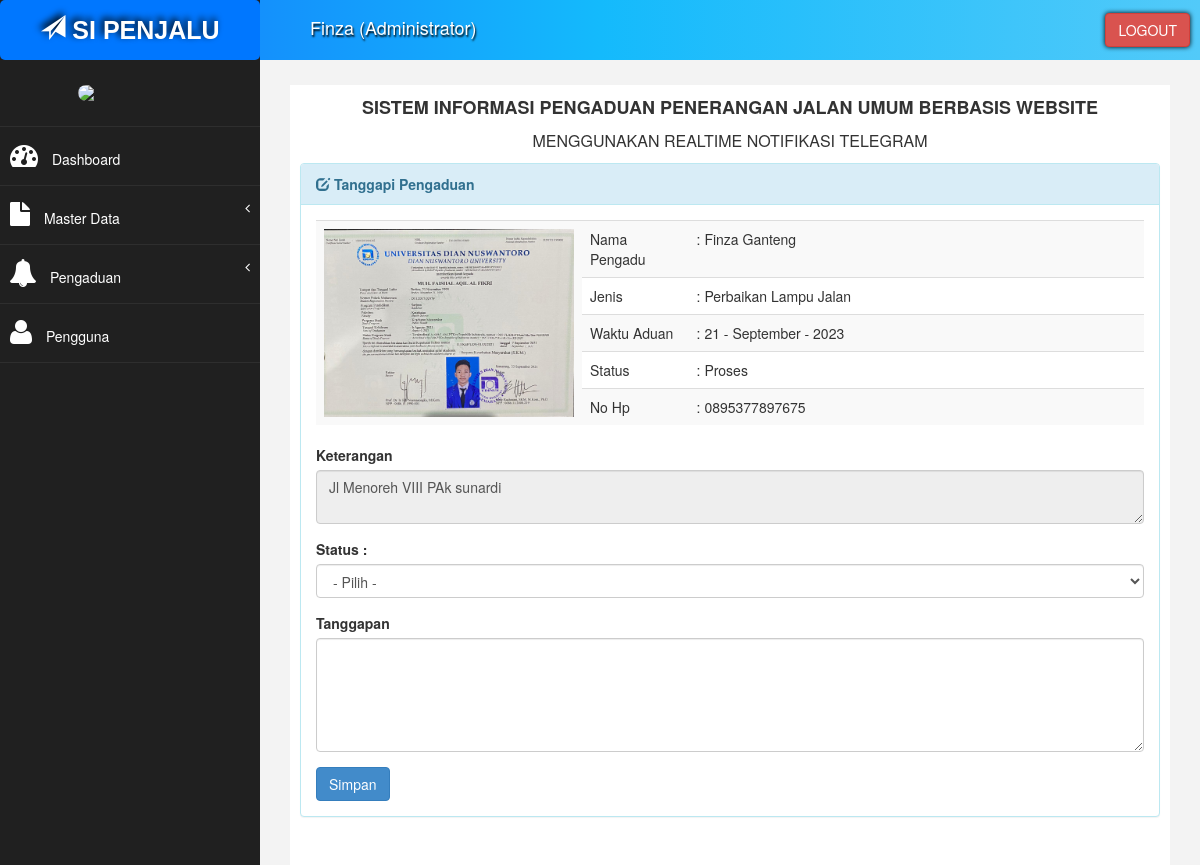
/index?page=aduan_kelola&kode=71 (signed in), run on the app's committed database.
### tables this page shows
CREATE TABLE `tb_pengaduan` (
  `id_pengaduan` int(11) NOT NULL,
  `judul` varchar(100) NOT NULL,
  `no_telpon` varchar(100) NOT NULL,
  `jenis` int(11) NOT NULL,
  `alamat` varchar(100) NOT NULL,
  `keterangan` text NOT NULL,
  `foto` varchar(300) NOT NULL,
  `waktu_aduan` datetime NOT NULL DEFAULT current_timestamp(),
  `status` varchar(20) DEFAULT 'Proses',
  `tanggapan` text DEFAULT NULL,
  `author` varchar(50) NOT NULL,
  `lat` double(10,6) NOT NULL,
  `lng` double(10,6) NOT NULL
);

CREATE TABLE `tb_jenis` (
  `id_jenis` int(11) NOT NULL,
  `jenis` varchar(30) NOT NULL
);

### admin/aduan/adu_ubah.php (the view, shortened to what this page needs)
<?php
function fetchComplaint($kode, $koneksi)
{
  $stmt = $koneksi->prepare("SELECT a.id_pengaduan, a.judul, a.no_telpon, a.foto, a.status, a.keterangan, a.waktu_aduan, a.tanggapan, j.id_jenis, j.jenis, p.nama_pengadu FROM tb_pengaduan a JOIN tb_jenis j ON a.jenis = j.id_jenis JOIN tb_pengadu p ON a.author = p.id_pengadu WHERE id_pengaduan = ?");
  $stmt->bind_param('s', $kode);
  $stmt->execute();
  return $stmt->get_result()->fetch_assoc();
}
if (isset($_GET['kode'])) {
  $data_cek = fetchComplaint($_GET['kode'], $koneksi);
}
?>
<div class="panel panel-info">
  <div class="panel-heading">
    <i class="glyphicon glyphicon-edit"></i>
    <b>Tanggapi Pengaduan
    </b>
  </div>
  <div class="panel-body">
    <div class="table-responsive">
      <table class="table table-striped">
        <tbody>
          <tr>
            <td rowspan="5">
              <center>
                <img src="foto/<?php echo $data_cek['foto']; ?>" width="250px" />
              </center>
            </td>
            <td>Nama Pengadu</td>
            <td width="55%">:
              <?php echo $data_cek['judul']; ?>
            </td>
          </tr>
          <tr>
            <td>Jenis</td>
            <td>:
              <?php echo $data_cek['jenis']; ?>
            </td>
          </tr>
          <tr>
            <td>Waktu Aduan</td>
            <td>:
              <?php $tgl = $data_cek['waktu_aduan'];
              echo date("d - F - Y", strtotime($tgl)) ?>
            </td>
          </tr>
          <tr>
            <td>Status</td>
            <td>:
              <?php echo $data_cek['status']; ?>
            </td>
          </tr>
          <tr>
            <td>No Hp</td>
            <td>:
              <?php echo $data_cek['no_telpon']; ?>
            </td>
          </tr>
        </tbody>
      </table>
      <form method="POST" enctype="multipart/form-data">
        <div class="form-group">
          <label>Keterangan</label>
          <textarea class="form-control" name="" rows="2" readonly><?php echo $data_cek['keterangan']; ?></textarea>
        </div>
        <div class="form-group">
          <label class="input-group-text">Status :</label>
          <select name="status" class="form-control" required>
            <option value="">- Pilih -</option>
          </select>
        </div>
        <div class="form-group">
          <label>Tanggapan</label>
          <textarea class="form-control" name="tanggapan" rows="5" required><?php echo $data_cek['tanggapan']; ?></textarea>
        </div>
        <div>
          <input type="submit" name="Ubah" value="Simpan" class="btn btn-primary">
        </div>
    </div>
  </div>
</div>

### data on the page
tb_pengaduan: foto (picture), judul "Finza Ganteng", jenis.jenis "Perbaikan Lampu Jalan", waktu_aduan "21 - September - 2023", status "Proses", no_telpon "0895377897675", keterangan "Jl Menoreh VIII PAk sunardi"

### other printed values
$data_nama "Finza"
$data_level "Administrator"
